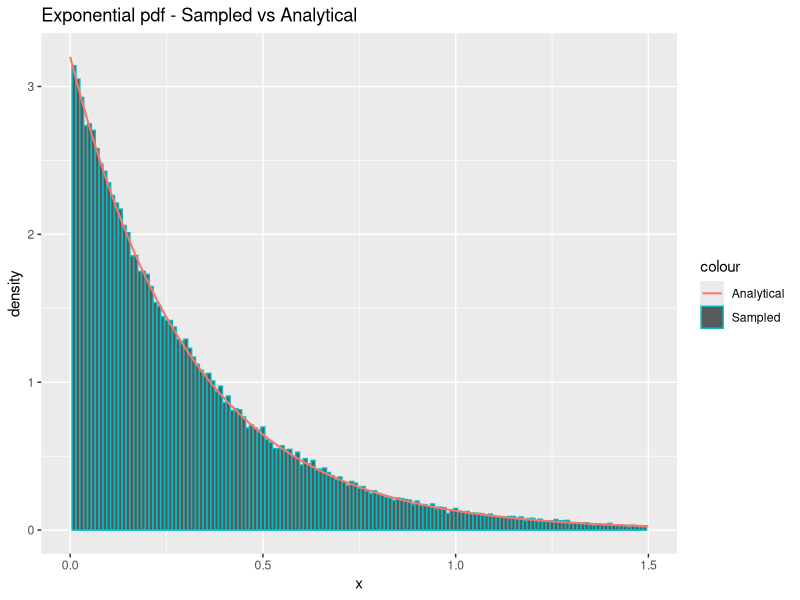
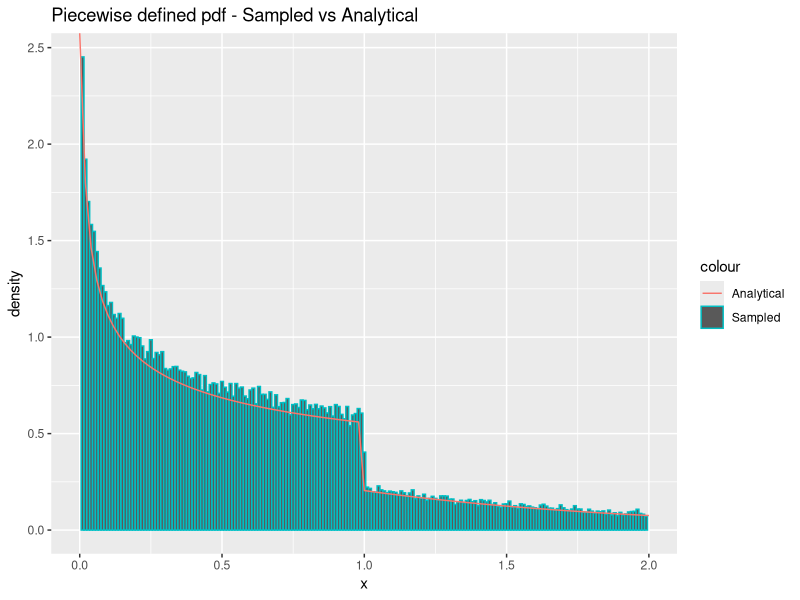
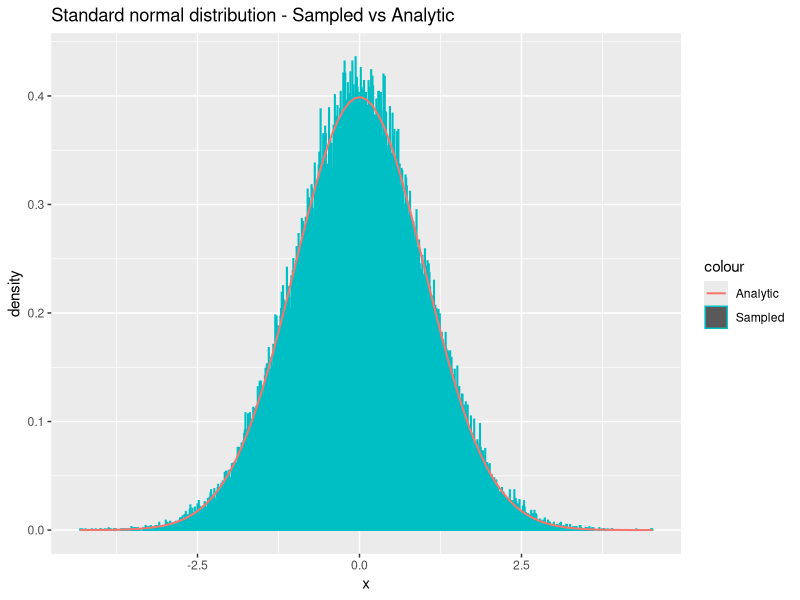

Here is the R script that generated these plots, in order:
## ---- chunk 1
  sample_exponential = function(n, lambda) {
    uniforms = runif(n)
    return(exponentials = -1/lambda * log(uniforms))
  }
## ---- chunk 2
  n = 100000
  lambda = 3.2
  
  x = sample_exponential(n, lambda)
  cat('Theoretical mean:', 1/lambda, '\n')
  cat('Sample mean:', mean(x), '\n----\n')
  cat('Theoretical variance:', 1/lambda^2, '\n')
  cat('Sample variance:', var(x), '\n')
## ---- chunk 3
  library(ggplot2)
  df = data.frame(theo=seq(0,max(x),length.out=n), x=x)
  ggplot(df, aes(x=x)) +
    geom_histogram(aes(y = ..density.., color = "Sampled"), binwidth=0.01) +
    stat_function(fun=dexp,geom = "line",size=0.7,args=(mean=lambda),aes(color="Analytical")) +
    ggtitle("Exponential pdf - Sampled vs Analytical") +
    labs(x='x', y='density') +
    xlim(0, 1.5)
## ---- chunk 4
  density_g = function(x, alpha) {
    c = alpha*exp(1)/(alpha + exp(1))
    density = vector(length = length(x))
    density[x < 1.] = c*x[x<1.]^(alpha-1)
    density[x >= 1.] = c*exp(-x[x>=1.])
    return(as.double(density))
  }


  sample_g = function(n, alpha) {
    c = (alpha * exp(1)) / (alpha + exp(1))
    u = runif(n)
    samples = vector(length=length(u))
    samples[u < c/alpha] = (alpha/c*u[u < c/alpha])^(1/alpha)
    samples[u >= c/alpha] = log(c / (1 - u[u >= c/alpha]))
    return(samples)
  }
## ---- chunk 5
  n=100000
  alpha = 0.7
  x = sample_g(n, alpha)
  cat("Empirical mean:", mean(x), "\n")
  c = (alpha * exp(1)) / (alpha + exp(1))
  cat("Theoretical mean:", c/(alpha+1) + 2 * c / exp(1), "\n")
  cat("----\n")
  cat("Empirical variance:", var(x), "\n")
  cat("Theoretical variance:", c/(alpha+2) + 5*c/exp(1) - (c/(alpha+1) + 2*c/exp(1))^2)
## ---- chunk 6
  library(ggplot2)
  df <- data.frame(theo=seq(0,max(x),length.out=n), x=x)
  ggplot(df, aes(x = x)) +
    geom_histogram(aes(y = ..density.., color = "Sampled"), binwidth=0.01) +
    stat_function(fun=density_g,geom = "line",size=0.5,args=(mean=alpha),aes(color="Analytical")) + 
    xlim(0, 2) + 
    ggtitle("Piecewise defined pdf - Sampled vs Analytical") + labs(x='x', y='density')
## ---- chunk 7
  # TODO: only works with even n
  sample_standard_normal = function(n) {
    x_1 = runif(n/2, 0, 2*pi)
    x_2 = sample_exponential(n/2, lambda=1/2)
    y_1 = sqrt(x_2) * cos(x_1)
    y_2 = sqrt(x_2) * sin(x_1)
    return(c(y_1, y_2))
  }
## ---- chunk 8
  n = 100000
  y = sample_standard_normal(n)
  
  cat("Empirical mean:", mean(y), "\n")
  cat("Theoretical mean:", 0, '\n')
  cat("----\n")
  cat("Empirical variance:", var(y), "\n")
  cat("Theoretical variance:", 1, "\n")

## ---- chunk 9
  library(ggplot2)
  df = data.frame(theo=seq(0,max(x),length.out=n), x=y)
  ggplot(df, aes(x=y)) +
    geom_histogram(aes(y = ..density.., color = "Sampled"), binwidth=0.01) +
    stat_function(fun=dnorm,geom = "line",size=0.7,args=list(0,1),aes(color="Analytic")) +
    ggtitle("Standard normal distribution - Sampled vs Analytic") +
    labs(x='x', y='density')
## ---- chunk 10
sample_normal_d = function(d, mu, sigma) {
  x = sample_standard_normal(d)
  y <- mu + t(chol(sigma))%*%x
  return(y)
}
## ---- chunk 11
  
## ---- chunk 12
n = 100000
x = sample_standard_normal(n)

hit_counter = 0
for (num in x) {
  if (num > 4) {
    hit_counter = hit_counter + 1
    
  }
}

cat(hit_counter/length(x)*100, " percent.")
